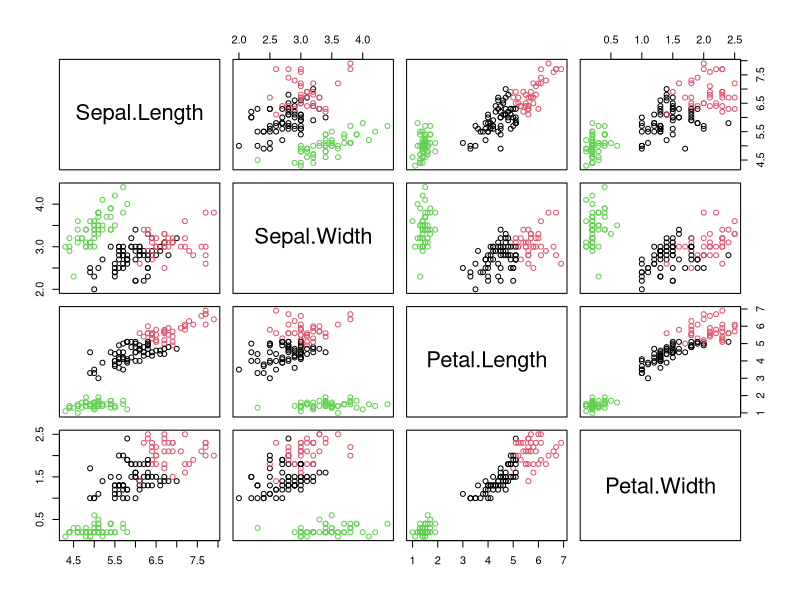
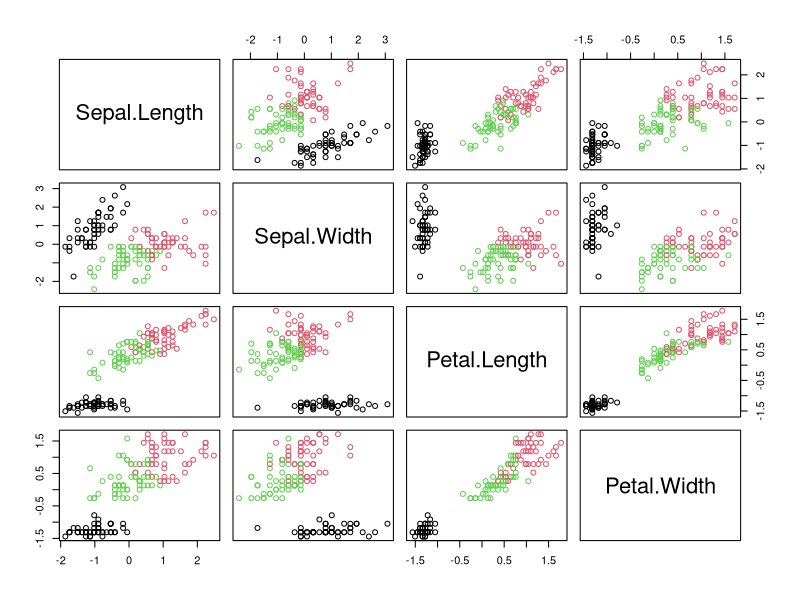

R code for these plots, in order:
## -----------------------------------------------------------------------------------------------------
## a+b
names(iris)
iris4  <- iris[,-5]
siris4 <- scale(iris4)
#
cl1 <- kmeans(iris4, 3)
pairs(iris4, col=cl1$cluster)
cl2 <- kmeans(siris4, 3)
pairs(siris4, col=cl2$cluster)
## c
table(cl1$cluster, iris[,"Species"])
table(cl2$cluster, iris[,"Species"])
table(cl1$cluster, cl2$cluster)
